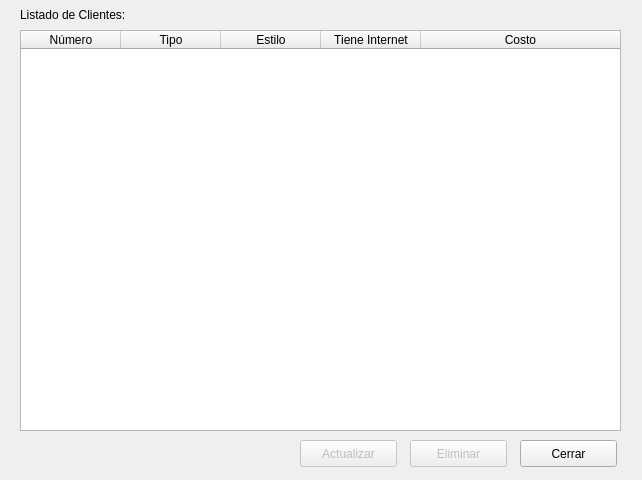
<?xml version="1.0" encoding="UTF-8"?>
<ui version="4.0">
 <class>Form</class>
 <widget class="QWidget" name="Form">
  <property name="windowModality">
   <enum>Qt::ApplicationModal</enum>
  </property>
  <property name="geometry">
   <rect>
    <x>0</x>
    <y>0</y>
    <width>642</width>
    <height>480</height>
   </rect>
  </property>
  <property name="windowTitle">
   <string>Listado de Habitaciones</string>
  </property>
  <widget class="QLabel" name="label">
   <property name="geometry">
    <rect>
     <x>20</x>
     <y>6</y>
     <width>131</width>
     <height>17</height>
    </rect>
   </property>
   <property name="text">
    <string>Listado de Clientes:</string>
   </property>
  </widget>
  <widget class="QTableWidget" name="listado">
   <property name="geometry">
    <rect>
     <x>20</x>
     <y>30</y>
     <width>601</width>
     <height>401</height>
    </rect>
   </property>
   <property name="editTriggers">
    <set>QAbstractItemView::NoEditTriggers</set>
   </property>
   <property name="selectionMode">
    <enum>QAbstractItemView::SingleSelection</enum>
   </property>
   <property name="selectionBehavior">
    <enum>QAbstractItemView::SelectRows</enum>
   </property>
   <property name="columnCount">
    <number>5</number>
   </property>
   <attribute name="horizontalHeaderStretchLastSection">
    <bool>true</bool>
   </attribute>
   <column>
    <property name="text">
     <string>Número</string>
    </property>
   </column>
   <column>
    <property name="text">
     <string>Tipo</string>
    </property>
    <property name="toolTip">
     <string>Número de Identificación</string>
    </property>
   </column>
   <column>
    <property name="text">
     <string>Estilo</string>
    </property>
   </column>
   <column>
    <property name="text">
     <string>Tiene Internet</string>
    </property>
   </column>
   <column>
    <property name="text">
     <string>Costo</string>
    </property>
   </column>
  </widget>
  <widget class="QPushButton" name="cerrar">
   <property name="geometry">
    <rect>
     <x>520</x>
     <y>440</y>
     <width>97</width>
     <height>27</height>
    </rect>
   </property>
   <property name="text">
    <string>Cerrar</string>
   </property>
  </widget>
  <widget class="QPushButton" name="eliminar">
   <property name="enabled">
    <bool>false</bool>
   </property>
   <property name="geometry">
    <rect>
     <x>410</x>
     <y>440</y>
     <width>97</width>
     <height>27</height>
    </rect>
   </property>
   <property name="text">
    <string>Eliminar</string>
   </property>
  </widget>
  <widget class="QPushButton" name="actualizar">
   <property name="enabled">
    <bool>false</bool>
   </property>
   <property name="geometry">
    <rect>
     <x>300</x>
     <y>440</y>
     <width>97</width>
     <height>27</height>
    </rect>
   </property>
   <property name="text">
    <string>Actualizar</string>
   </property>
  </widget>
 </widget>
 <resources/>
 <connections/>
</ui>
